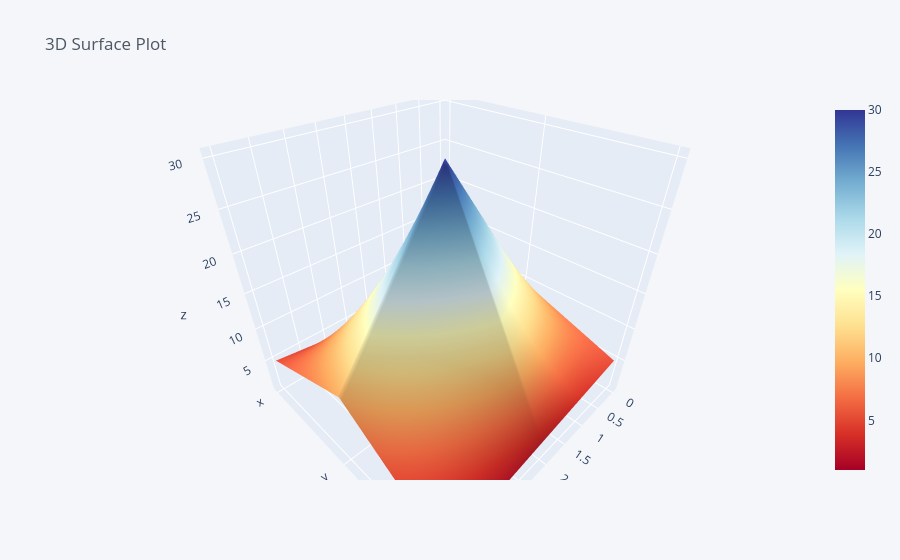

Notebook code for this chart:
### Markdown cell above
### 3d Surface Plot

### Code cell
df3 = pd.DataFrame({
    'x': [1, 2, 3, 4, 5],
    'y': [10, 20, 30, 20, 10],
    'z': [5, 4, 3, 2, 1]
})
df3.iplot(kind='surface', colorscale='rdylbu', title='3D Surface Plot')

### Figure 1 — Plotly figure (JSON) as saved in the notebook; plotly's stock layout.template omitted (floating-point values rounded to 4 significant figures)
{"data": [{"colorscale": [[0, "rgb(165,0,38)"], [0.1, "rgb(215,48,39)"], [0.2, "rgb(244,109,67)"], [0.3, "rgb(253,174,97)"], [0.4, "rgb(254,224,144)"], [0.5, "rgb(255,255,191)"], [0.6, "rgb(224,243,248)"], [0.7, "rgb(171,217,233)"], [0.8, "rgb(116,173,209)"], [0.9, "rgb(69,117,180)"], [1, "rgb(49,54,149)"]], "type": "surface", "x": [0, 1, 2, 3, 4], "y": ["x", "y", "z"], "z": [[1, 2, 3, 4, 5], [10, 20, 30, 20, 10], [5, 4, 3, 2, 1]]}], "layout": {"autosize": true, "legend": {"bgcolor": "#F5F6F9", "font": {"color": "#4D5663"}}, "paper_bgcolor": "#F5F6F9", "plot_bgcolor": "#F5F6F9", "scene": {"aspectmode": "auto", "aspectratio": {"x": 1, "y": 1, "z": 1}, "camera": {"center": {"x": 0, "y": 0, "z": 0}, "eye": {"x": 0.9293, "y": 0.9293, "z": 0.9293}, "projection": {"type": "perspective"}, "up": {"x": 0, "y": 0, "z": 1}}}, "title": {"font": {"color": "#4D5663"}, "text": "3D Surface Plot"}, "xaxis": {"gridcolor": "#E1E5ED", "showgrid": true, "tickfont": {"color": "#4D5663"}, "title": {"font": {"color": "#4D5663"}, "text": ""}, "zerolinecolor": "#E1E5ED"}, "yaxis": {"gridcolor": "#E1E5ED", "showgrid": true, "tickfont": {"color": "#4D5663"}, "title": {"font": {"color": "#4D5663"}, "text": ""}, "zerolinecolor": "#E1E5ED"}}}
